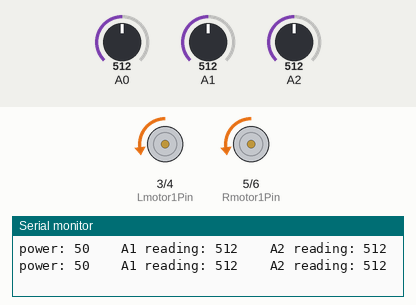
This sketch was run on a simulated Arduino Uno, built with avr-gcc and run on an emulated ATmega328P. Parts: motor-driver pin pairs drawn as motors (green arrow = first pin HIGH = forward, orange = second pin HIGH = backward, longer = more drive, scaled by the enable pin), the last lines printed to the serial monitor. The test bench sets the inputs (shaded band); at power-on: A1 = 512, A0 = 512, A2 = 512.

Above: at 1.2 s.
1.3 s: A1 set to 1010
At 3.5 s:
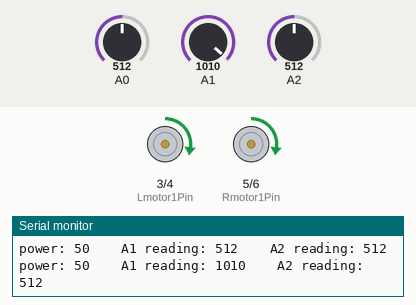
3.8 s: A1 set to 990
At 4.6 s:
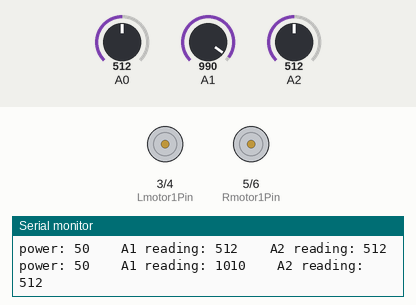
6.3 s: A1 set to 1023
At 8.5 s:
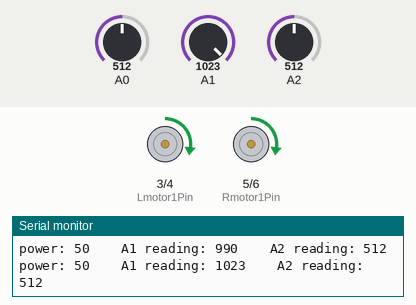
8.8 s: A1 set to 900
At 10.6 s:
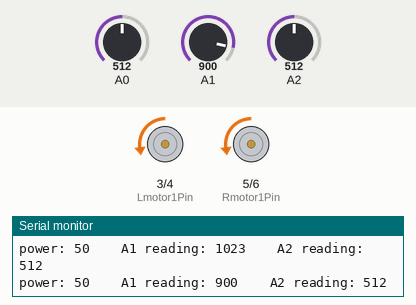
Timing chart, 0 to 12.1 s (numbered marks = the images above; inputs shaded):
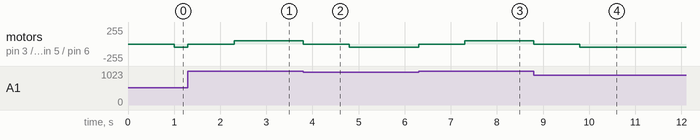

Measured:
- after the input at 1.3 s, motor on pin 3 (Lmotor1Pin) / pin 4 (Lmotor2Pin), motor on pin 5 (Rmotor1Pin) / pin 6 (Rmotor2Pin): backward 50/255 → stopped at once, → forward 50/255 1.0 s later
- after the input at 3.8 s, motor on pin 3 (Lmotor1Pin) / pin 4 (Lmotor2Pin), motor on pin 5 (Rmotor1Pin) / pin 6 (Rmotor2Pin): forward 50/255 → stopped at once, → backward 50/255 1.0 s later
- after the input at 6.3 s, motor on pin 3 (Lmotor1Pin) / pin 4 (Lmotor2Pin), motor on pin 5 (Rmotor1Pin) / pin 6 (Rmotor2Pin): backward 50/255 → stopped at once, → forward 50/255 1.0 s later
- after the input at 8.8 s, motor on pin 3 (Lmotor1Pin) / pin 4 (Lmotor2Pin), motor on pin 5 (Rmotor1Pin) / pin 6 (Rmotor2Pin): forward 50/255 → stopped at once, → backward 50/255 1.0 s later

The sketch:

two_motor_control.ino
```cpp
const int Lmotor1Pin = 3;    // H-bridge leg 1 (pin 2, 1A)
const int Lmotor2Pin = 4;    // H-bridge leg 2 (pin 7, 2A)
const int LenablePin = 9;    // H-bridge left enable pin
const int Rmotor1Pin = 5;    // H-bridge leg 1 (pin 2, 1A)
const int Rmotor2Pin = 6;    // H-bridge leg 2 (pin 7, 2A)
const int RenablePin = 10;    // H-bridge enable pin
const int RATE = 1;
int power;
boolean forward;

void setup() {

  pinMode(Lmotor1Pin, OUTPUT);
  pinMode(Lmotor2Pin, OUTPUT);
  pinMode(Rmotor1Pin, OUTPUT);
  pinMode(Rmotor2Pin, OUTPUT);

  forward = true;
  Serial.begin(9600);
//  pinMode(LenablePin, OUTPUT);
//  pinMode(RenablePin, OUTPUT);

  // set enablePin high so that motor can turn on:
//  digitalWrite(enablePin, HIGH);
//  analogWrite(enablePin, 80);
}

void loop() {
  power = map(analogRead(A0), 0, 1024, 0, 100);
//  analogWrite(LenablePin, power);
  analogWrite(RenablePin, power);
  analogWrite(LenablePin, power);
//  Serial.print("power: "); Serial.println(power);
  Serial.print("power: "); Serial.print(power);
  Serial.print("    A1 reading: "); Serial.print(analogRead(A1));
  Serial.print("    A2 reading: "); Serial.println(analogRead(A2));

  if(forward) {
    while(analogRead(A1) > 1000) {
      digitalWrite(Lmotor1Pin, HIGH);   // set leg 1 of the H-bridge low
      digitalWrite(Lmotor2Pin, LOW);  // set leg 2 of the H-bridge high
      digitalWrite(Rmotor1Pin, HIGH);   // set leg 1 of the H-bridge low
      digitalWrite(Rmotor2Pin, LOW);  // set leg 2 of the H-bridge high
    }
    digitalWrite(RenablePin, 0);
    digitalWrite(LenablePin, 0);
  } else {
    while(analogRead(A1) < 1000) {
      digitalWrite(Lmotor1Pin, LOW);   // set leg 1 of the H-bridge low
      digitalWrite(Lmotor2Pin, HIGH);  // set leg 2 of the H-bridge high
      digitalWrite(Rmotor1Pin, LOW);   // set leg 1 of the H-bridge low
      digitalWrite(Rmotor2Pin, HIGH);  // set leg 2 of the H-bridge high
    }
    digitalWrite(RenablePin, 0);
    digitalWrite(LenablePin, 0);
  }
  delay(1000);
  forward = !forward;
}
```
